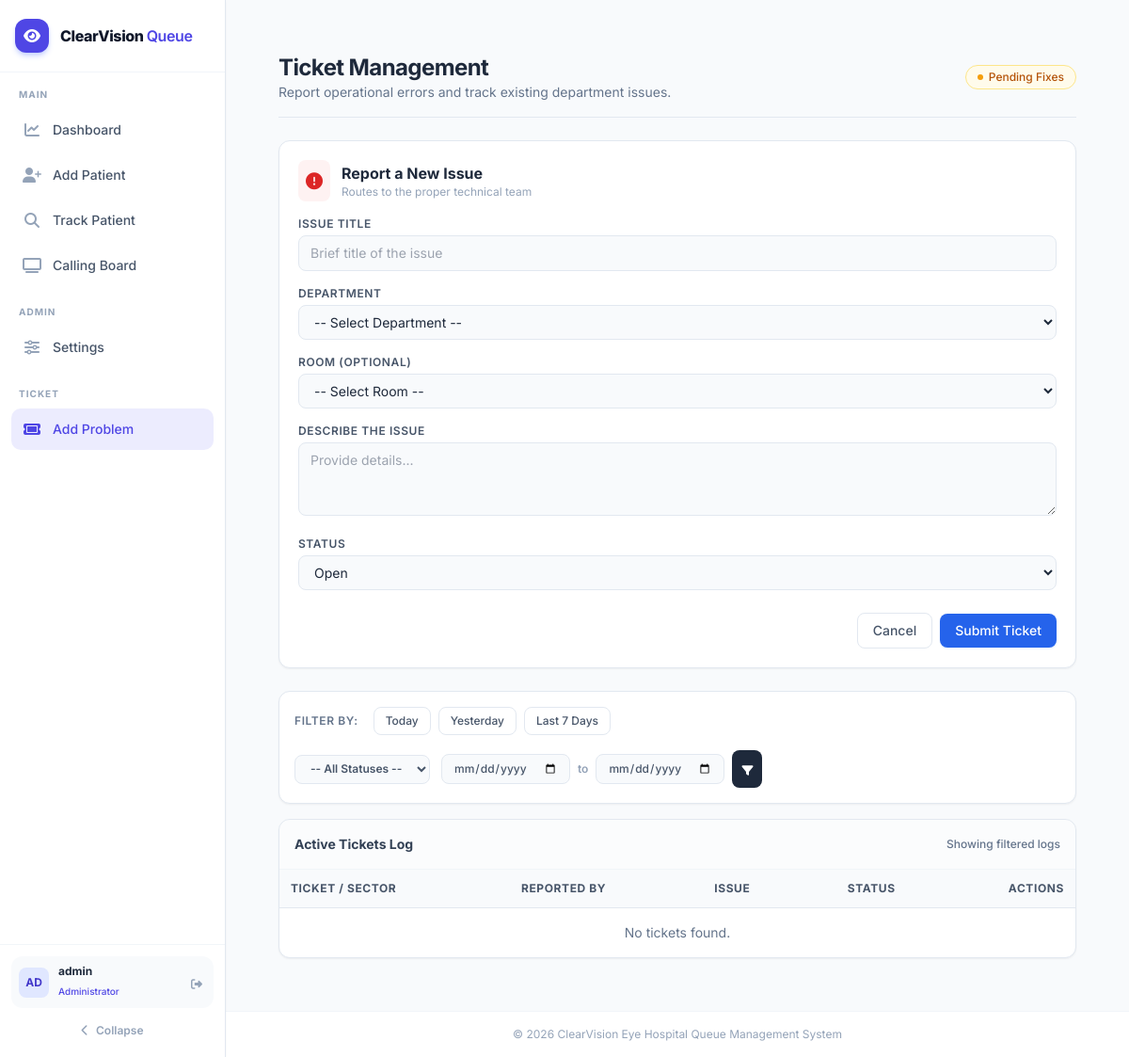
Before: /problem/ (signed in) with the older database file.
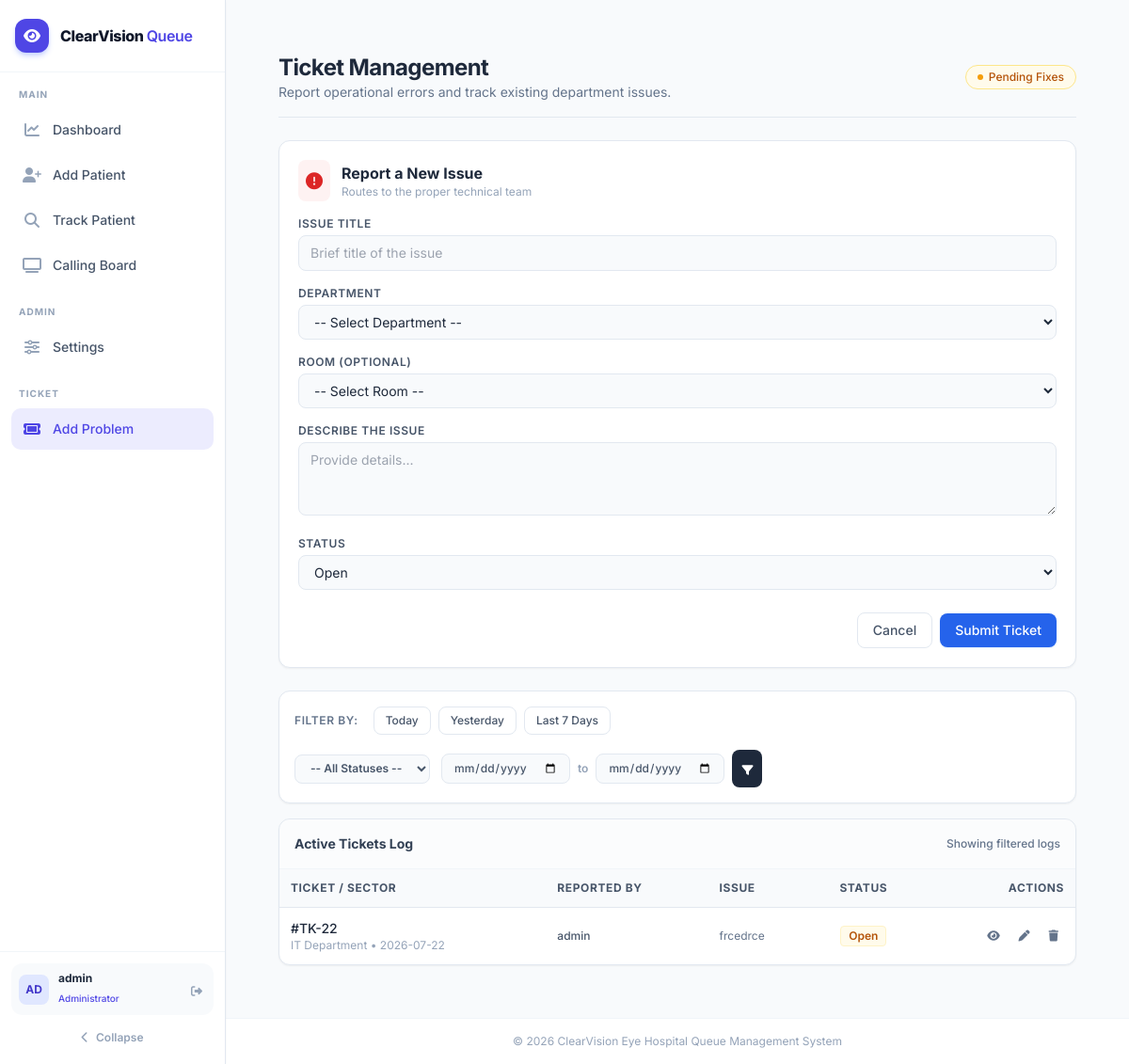
After: the same page with the newer database file.
### queue_manager/models.py (models this page shows, shortened)
class RegisterIssue(models.Model):
    STATUS_CHOICES = [
        ('OPEN', 'Open'),
        ('IN_PROGRESS', 'In Progress'),
        ('RESOLVED', 'Resolved'),
        ('CLOSED', 'Closed'),
    ]
    room = models.ForeignKey(
        Room,
        on_delete=models.SET_NULL,
        null=True,
        blank=True,
        related_name='register_issues'
    )
    reported_by = models.ForeignKey(
        User,
        on_delete=models.SET_NULL,
        null=True,
        blank=True,
        related_name='reported_register_issues'
    )
    title = models.CharField(max_length=150)
    description = models.TextField(blank=True, null=True)
    status = models.CharField(max_length=20, choices=STATUS_CHOICES, default='OPEN')
    created_at = models.DateTimeField(auto_now_add=True)
    updated_at = models.DateTimeField(auto_now=True)
    resolved_at = models.DateTimeField(null=True, blank=True)
    department = models.ForeignKey(
        Department,
        on_delete=models.SET_NULL,
        null=True,
        blank=True,
        related_name='register_issues'
    )
    class Meta:
        ordering = ['-created_at']

class Department(models.Model):
    name = models.CharField(max_length=100, unique=True)
    description = models.TextField(blank=True, null=True)
    rooms = models.ManyToManyField(Room, related_name='departments', blank=True)

### queue_manager/views.py (the view, shortened to what this page needs)
# urls.py: path('problem/', views.problem_view, name='problem'),
@login_required
def problem_view(request):
    departments = Department.objects.all().order_by('name')
    patients = Patient.objects.all().order_by('name')
    rooms = Room.objects.all().order_by('name')
    user = request.user
    if user.is_superuser:
        issues_qs = RegisterIssue.objects.all()
    else:
        issues_qs = RegisterIssue.objects.filter(reported_by=user)
    selected_status = request.GET.get('status', '').strip()
    if selected_status:
        issues_qs = issues_qs.filter(status=selected_status)
    date_range = request.GET.get('date_range', '').strip()
    start_date_str = request.GET.get('start_date', '').strip()
    end_date_str = request.GET.get('end_date', '').strip()
    today = timezone.localdate()
    if date_range == 'today':
        issues_qs = issues_qs.filter(created_at__date=today)
    elif date_range == 'yesterday':
        yesterday = today - timezone.timedelta(days=1)
        issues_qs = issues_qs.filter(created_at__date=yesterday)
    elif date_range == '7days':
        seven_days_ago = today - timezone.timedelta(days=7)
        issues_qs = issues_qs.filter(created_at__date__gte=seven_days_ago)
    issues = issues_qs.order_by('-created_at')
    context = {
        'departments': departments,
        'patients': patients,
        'rooms': rooms,
        'user': user,
        'issues': issues,
        'selected_status': selected_status,
        'date_range': date_range,
        'start_date': start_date_str,
        'end_date': end_date_str,
    }
    return render(request, 'problems.html', context)

### queue_manager/templates/problems.html (shortened to what the changed rows need)
{% extends 'base.html' %}
{% block content %}
<div class="p-6 max-w-[1600px] mx-auto">
    <div class="flex flex-col md:flex-row md:items-center md:justify-between mb-6 pb-4 border-b border-slate-200">
        <div>
            <h1 class="text-2xl font-bold text-slate-800 tracking-tight">Ticket Management</h1>
        </div>
    </div>
    <div class="grid grid-cols-1 xl:grid-cols-3 gap-6 items-start">
        <div class="bg-white rounded-xl shadow-sm border border-slate-200 p-5">
            <div class="flex items-center space-x-3 mb-4">
                <div>
                    <h2 class="text-md font-bold text-slate-800">Report a New Issue</h2>
                </div>
            </div>
        </div>
        <div class="xl:col-span-2 space-y-4">
            <div class="bg-white rounded-xl shadow-sm border border-slate-200 overflow-hidden">
                <div class="overflow-x-auto">
                    <table class="w-full text-left border-collapse">
                        <thead>
                            <tr class="bg-slate-50 border-b border-slate-200 text-xs font-semibold text-slate-600 uppercase tracking-wider">
                                <th class="p-3">Ticket / Sector</th>
                                <th class="p-3">Reported By</th>
                                <th class="p-3">Issue</th>
                                <th class="p-3 text-center">Status</th>
                                <th class="p-3 text-right">Actions</th>
                            </tr>
                        </thead>
                        <tbody class="text-sm divide-y divide-slate-100">
                            {% if issues %}
                                {% for issue in issues %}
                                    <tr class="hover:bg-slate-50/80 transition-colors">
                                        <td class="p-3">
                                            <div class="font-medium text-slate-800">#TK-{{ issue.id }}</div>
                                            <div class="text-xs text-slate-400">{{ issue.department.name }} • {{ issue.created_at|date:"Y-m-d" }}</div>
                                        </td>
                                        <td class="p-3 text-slate-600 font-medium text-xs">{{ issue.reported_by.username }}</td>
                                        <td class="p-3 text-slate-500 text-xs">{{ issue.title }}</td>
                                        <td class="p-3 text-center">
                                            {% if issue.status == "OPEN" %}
                                                <span class="inline-flex px-2 py-0.5 rounded text-xs font-semibold bg-amber-50 text-amber-700 border border-amber-100">Open</span>
                                            {% elif issue.status == "IN_PROGRESS" %}
                                                <span class="inline-flex px-2 py-0.5 rounded text-xs font-semibold bg-blue-50 text-blue-700 border border-blue-100">In Progress</span>
                                            {% elif issue.status == "RESOLVED" %}
                                                <span class="inline-flex px-2 py-0.5 rounded text-xs font-semibold bg-emerald-50 text-emerald-700 border border-emerald-100">Resolved</span>
                                            {% elif issue.status == "CLOSED" %}
                                                <span class="inline-flex px-2 py-0.5 rounded text-xs font-semibold bg-slate-50 text-slate-700 border border-slate-100">Closed</span>
                                            {% else %}
                                                <span class="inline-flex px-2 py-0.5 rounded text-xs font-semibold bg-slate-50 text-slate-700 border border-slate-100">{{ issue.status }}</span>
                                            {% endif %}
                                        </td>
                                        <td class="p-3 text-right space-x-1 whitespace-nowrap">
                                            <a href="#" class="inline-flex p-1.5 text-slate-500 hover:text-blue-600 hover:bg-blue-50 rounded transition" title="View"><i class="fa-solid fa-eye text-xs"></i></a>
                                            <button type="button"
                                                    onclick="openEditModal(
                                                        '{{ issue.id }}',
                                                        '{{ issue.title|escapejs }}',
                                                        '{{ issue.department.id|default_if_none:"" }}',
                                                        '{{ issue.room.id|default_if_none:"" }}',
                                                        '{{ issue.description|escapejs }}',
                                                        '{{ issue.status }}',
                                                        '{% url "edit_register_issue" issue.id %}'
                                                    )"
                                                    class="inline-flex p-1.5 text-slate-500 hover:text-amber-600 hover:bg-amber-50 rounded transition"
                                                    title="Edit">
                                                <i class="fa-solid fa-pen text-xs"></i>
                                            </button>
                                            <button type="button"
                                                    onclick="openDeleteModal('{{ issue.id }}', '{% url "delete_register_issue" issue.id %}')"
                                                    class="inline-flex p-1.5 text-slate-500 hover:text-red-600 hover:bg-red-50 rounded transition"
                                                    title="Delete">
                                                <i class="fa-solid fa-trash text-xs"></i>
                                            </button>
                                        </td>
                                    </tr>
                                {% endfor %}
                            {% else %}
                                <tr>
                                    <td colspan="5" class="p-4 text-sm text-slate-500 text-center">No tickets found.</td>
                                </tr>
                            {% endif %}
                        </tbody>
                    </table>
                </div>
            </div>
        </div>
    </div>
</div>
{% endblock %}

Changed rows visible on the page:
added RegisterIssue: id "22", department.name "IT Department", created_at "2026-07-22", reported_by.username "admin", title "frcedrce", status "Open"
Other visible differences:
text no longer shown: "No tickets found."
